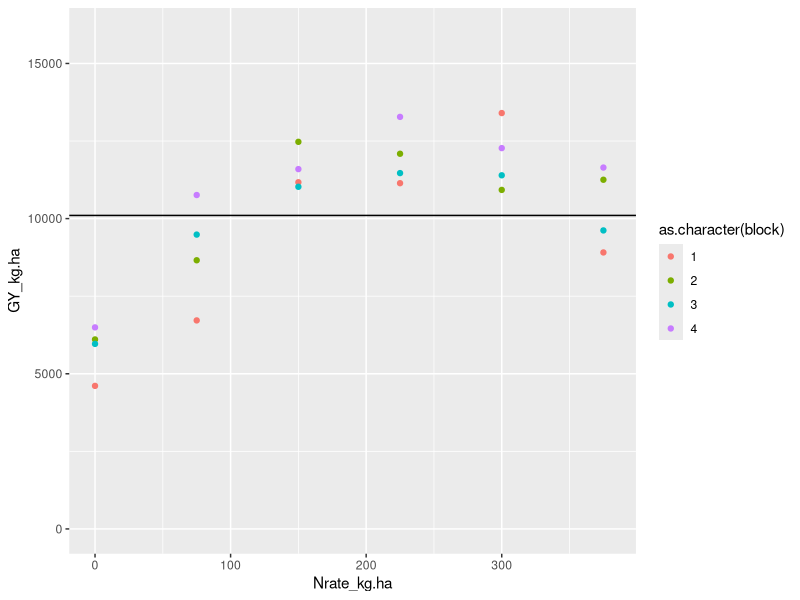
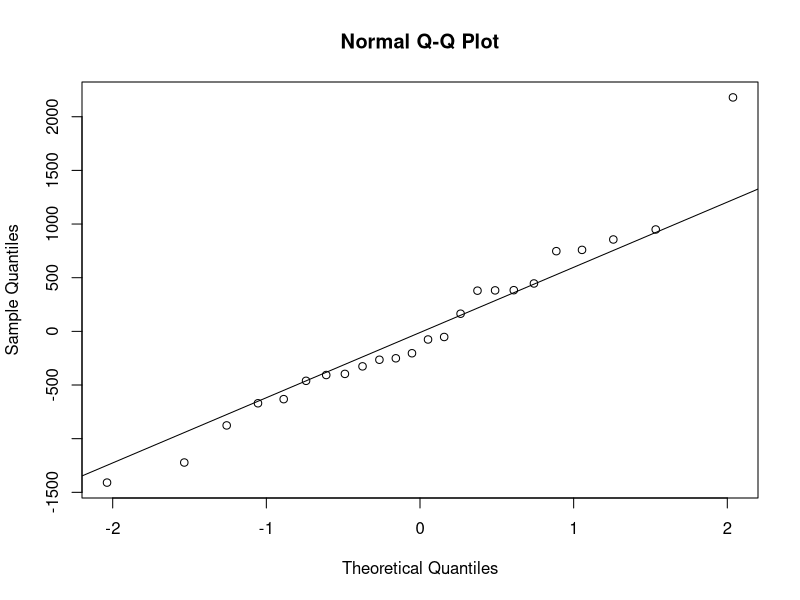
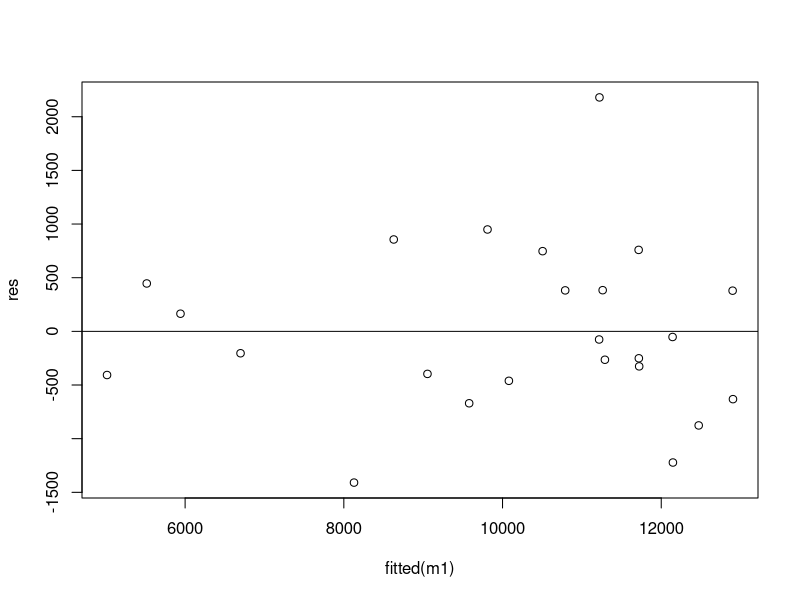
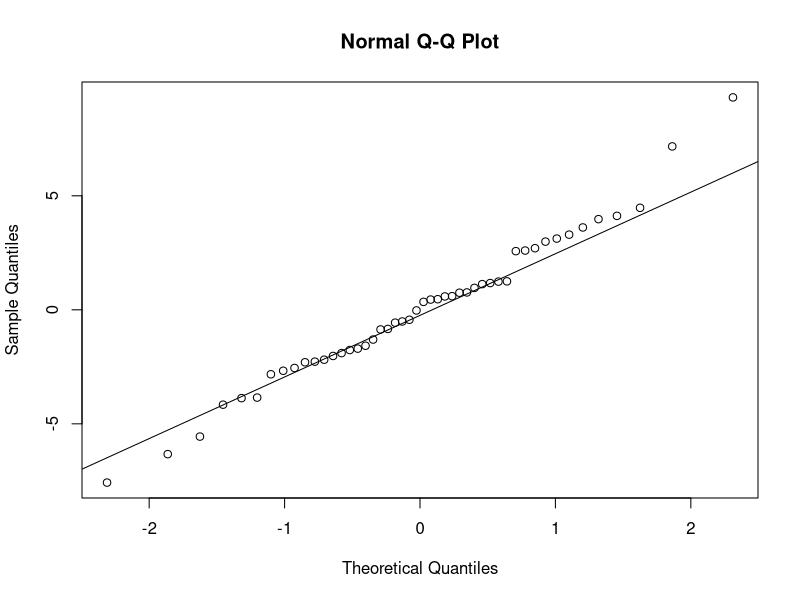
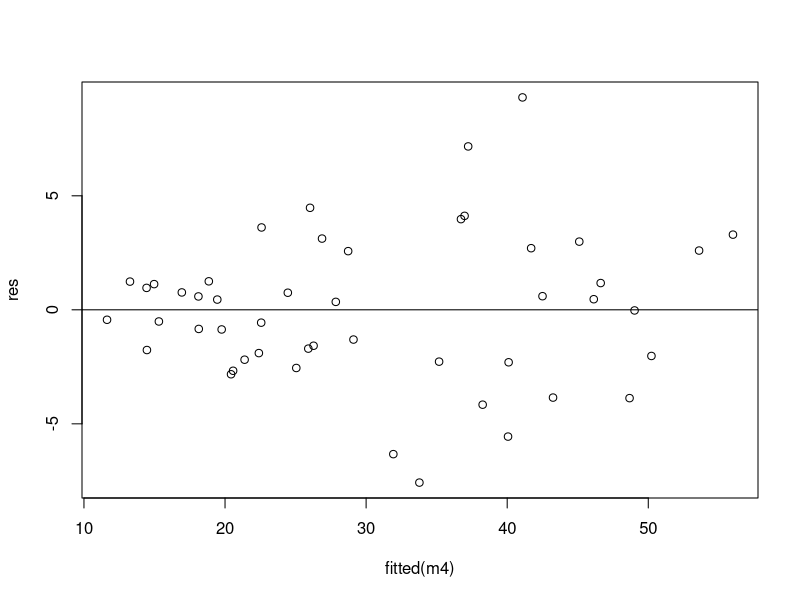

These charts were generated, in order, by the following R code:
## ---- chunk 1
library(tidyverse)
library(emmeans)
library(car)
library(lmerTest)
## ---- chunk 2
df <- read.csv("../Data/Nfer_Corn.csv")

summary(df)
glimpse(df)
## ---- chunk 3
df %>% 
  ggplot(aes(Nrate_kg.ha,GY_kg.ha)) +
  geom_point(aes(color=as.character(block))) +
  scale_x_continuous(limits = c(0,380))+
  scale_y_continuous(limits = c(0,16000)) +
  geom_hline(yintercept = mean(df$GY_kg.ha))
## ---- chunk 4
df <- df %>% 
  mutate(across(c(block,Nrate_kg.ha),as.factor))
## ---- chunk 5
m1 <- lm(GY_kg.ha~Nrate_kg.ha+block, data=df)
summary(m1)
## ---- chunk 6
contrasts(df$Nrate_kg.ha) <- contr.sum(6)

m2 <- lm(GY_kg.ha~Nrate_kg.ha+block, data=df)
summary(m2)

## ---- chunk 7
anova(m1)
anova(m2)
## ---- chunk 8
m2 <- aov(GY_kg.ha~Nrate_kg.ha+block, data=df)
summary(m2)
## ---- chunk 9
res <- residuals(m1)

# Normality
shapiro.test(res) # H0: residuals are normally distributed; do not reject H0 if p-value > 0.05

qqnorm(res);qqline(res)

# Homogeinity of variance
plot(fitted(m1), res);abline(0,0)

car::leveneTest(GY_kg.ha~Nrate_kg.ha, 
           data = df)

## ---- chunk 10
m1_means <- emmeans(m1,~Nrate_kg.ha)
m1_means
## ---- chunk 11
# p-values for the pairwise comparisons
graphics::pairs(m1_means,
                level = 0.95)

# Confidence intervals for the pairwise comparions
confint(graphics::pairs(m1_means,
              adjust="none",
              level = 0.95))

# Obteining letters for showing differences
multcomp::cld(m1_means,adjust = "none", 
              Letters = letters,
              level = 0.95,
              decreasing = TRUE)
## ---- chunk 12
# p-values for the pairwise comparisons
graphics::pairs(m1_means,
                level = 0.95)

# Confidence intervals for the pairwise comparions
confint(graphics::pairs(m1_means,
              adjust="tukey",
              level = 0.95))

# Obteining letters for showing differences
multcomp::cld(m1_means,adjust = "sidak", 
              Letters = letters,
              level = 0.95,
              decreasing = TRUE)
## ---- chunk 13
df2 <- read.csv("../Data/Sorgh_Dens_Hyb.csv") %>% 
  mutate(across(c(Block,Density,Hyb), as.factor))

summary(df2)
glimpse(df2)
## ---- chunk 14
m3 <- aov(Weight~Density+Error(Block)+Hyb+Density:Hyb,
    data = df2)

## ---- chunk 15
m4 <- lmerTest::lmer(Weight~Density*Hyb+(1|Density:Block),
               data=df2)

summary(m4)
## ---- chunk 16
# Type I sum of squares
summary(m3)
# Type III sum of squares
anova(m4)
## ---- chunk 17
res <- residuals(m4)

# Normality
shapiro.test(res) # H0: residuals are normally distributed; do not reject H0 if p-value > 0.05

qqnorm(res);qqline(res)

# Homogeinity of variance
plot(fitted(m4), res);abline(0,0)

car::leveneTest(Weight~Density*Hyb, 
           data = df2)

## ---- chunk 18
m4_Dens_mean <- emmeans(m4,~Density)
m4_Dens_mean
## ---- chunk 19
m4_Hyb_mean <- emmeans(m4,~Hyb)
m4_Hyb_mean
## ---- chunk 20
# p-values for the pairwise comparisons
graphics::pairs(m4_Dens_mean,
                level = 0.95)

# Confidence intervals for the pairwise comparisons
confint(graphics::pairs(m4_Dens_mean,
              adjust="tukey",
              level = 0.95))

# Obtaining letters for showing differences
multcomp::cld(m4_Dens_mean,adjust = "sidak", 
              Letters = letters,
              level = 0.95,
              decreasing = TRUE)
## ---- chunk 21
# p-values for the pairwise comparisons
graphics::pairs(m4_Hyb_mean,
                level = 0.95)

# Confidence intervals for the pairwise comparisons
confint(graphics::pairs(m4_Hyb_mean,
              adjust="tukey",
              level = 0.95))

# Obtaining letters for showing differences
multcomp::cld(m4_Hyb_mean,adjust = "sidak", 
              Letters = letters,
              level = 0.95,
              decreasing = TRUE)
